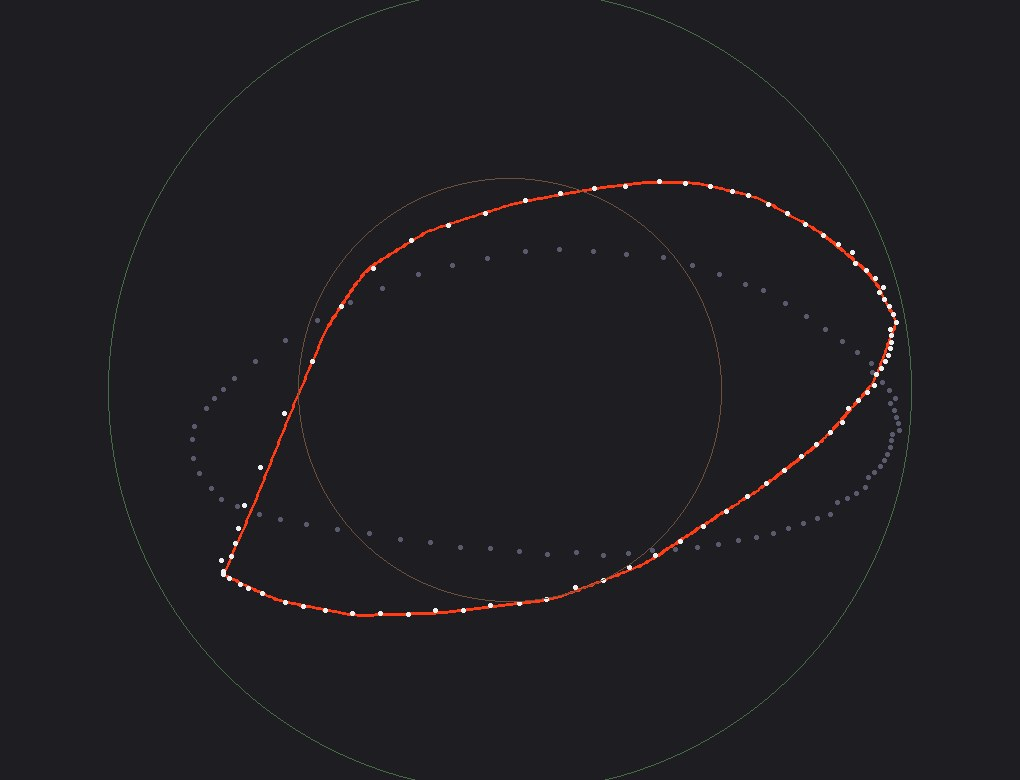

Reproduce this figure in Python.
"""The cute eye's numbers, fitted (DECISIONS 2026-11-17, cuter eyes; README.md here). The Cute eye shape key
(tools/eye_patch.py `apply`, tools/character/eyegraft.js `placeAll`: the same maths) turns the opening about the eye's
middle (CUTE_TILT) and turns each lid's edge by a profile along the opening (CUTE_UP, CUTE_LO: 17 values each). This
finds those numbers so that the opening, as the graft has it on a body, is the reference's outline
(Content/Studio/Eyes/cute_outline.json): each profile value moved by how far the lid's edge is from the outline there
(as an angle about the eye's x axis), a little smoothing each pass (more by the corners, where a profile that changes
fast creases the skin beside the lid), the tilt moved until the corners' line is the picture's; 60 passes. The pinch and the rise (CUTE_PINCH, CUTE_RISE) are chosen by eye, not fitted.

    python docs/research/cute_eye/fit.py [BODY.bin] [--write] [--picture FILE]

BODY.bin: a character's body as the Studio saves it (Content/Studio/People/<name>/body.bin; a new character's is what
the numbers in the repo were fitted on: the v2female head); none: MHR's base. --write puts the numbers into
tools/eye_patch.py and tools/character/eyegraft.js; --picture draws the opening before and after over the outline.
Then `python tools/eye_patch.py check` (EYEPATCH) holds them.
"""
import re
import sys
from pathlib import Path

import numpy as np

ROOT = Path(__file__).resolve().parents[3]
sys.path.insert(0, str(ROOT / "tools")); sys.path.insert(0, str(ROOT / "tools" / "character"))
import eye_patch as EP  # noqa: E402
import mhr  # noqa: E402

args = [a for a in sys.argv[1:] if not a.startswith("--")]
E = EP.read_bin(); M = mhr.load(); P0, T = M["points"], M["tris"]
P = np.frombuffer(Path(args[0]).read_bytes(), dtype=np.float32).reshape(-1, 3).astype(np.float64) if args else P0
side = "L"; g = E[side]; lid, u, sx = EP.fields(E, side); cl = g["ring"] == 0; uc = u[cl]; moving = np.abs(g["blink"][cl]) > 0
KNOTS = 0.5 * (1 - np.cos(np.pi * np.arange(17) / 16))      # where a profile's values stand along the opening (EP._prof)
SMOOTH_AT = np.where((np.arange(17) < 4) | (np.arange(17) > 12), 0.5, 0.06)   # how much each value is drawn toward its neighbours a pass: most by the corners, where the values stand close together (a fast change there is a crease in the skin beside the lid; a quarter of a millimetre of the outline given for it)

v0, c0, _ = EP.apply(E, side, P, P0, T, 0.0, {})
tilt0 = EP.opening(E, side, v0, c0)[2]
EP.CUTE_UP = [0.0] * 17; EP.CUTE_LO = [0.0] * 17
for it in range(60):
    v, c, r = EP.apply(E, side, P, P0, T, 0.0, {"cute": 1.0})
    A, _, tilt, length, _ = EP.opening(E, side, v, c); up, lo, want = EP.cute_target(length)
    q = (v[cl] - c) * 1000
    for sel, target, tab in ((lid[cl] > 0, up, EP.CUTE_UP), (lid[cl] < 0, lo, EP.CUTE_LO)):
        sel = sel & moving; o = np.argsort(uc[sel])
        e = np.interp(A[sel, 0], target[:, 0], target[:, 1]) - A[sel, 1]          # how far the edge is under the outline, mm
        ek = np.interp(KNOTS, uc[sel][o], e[o]); ek[0] = ek[-1] = 0               # (the corners stay: both lids meet there)
        rho = np.interp(KNOTS, uc[sel][o], np.hypot(q[sel][:, 1], q[sel][:, 2])[o])
        cz = np.interp(KNOTS, uc[sel][o], (q[sel][:, 2] / np.hypot(q[sel][:, 1], q[sel][:, 2]))[o])
        t = np.array(tab, float)
        t[1:-1] += 0.7 * np.degrees(ek[1:-1] / (rho[1:-1] * np.maximum(0.35, cz[1:-1])))
        t[1:-1] += SMOOTH_AT[1:-1] * (0.5 * (t[:-2] + t[2:]) - t[1:-1])
        tab[:] = list(t)
    EP.CUTE_TILT += 0.5 * (want - tilt)                      # (the corners are seated on the eyeball again after the turn)
EP.CUTE_TILT = round(float(EP.CUTE_TILT), 2); EP.CUTE_UP = [round(float(t), 2) for t in EP.CUTE_UP]; EP.CUTE_LO = [round(float(t), 2) for t in EP.CUTE_LO]
v, c, r = EP.apply(E, side, P, P0, T, 0.0, {"cute": 1.0}); dt, rms, most, tilt, length = EP.cute_fit(E, side, v, c)
print(f"the opening {length:.2f} mm from corner to corner; without the key its outer corner {tilt0:.2f} deg higher, with it {tilt:.2f} (the picture's {tilt - dt:.2f})")
print(f"its points {rms:.2f} mm from the picture's outline (rms), {most:.2f} at most")
fmt = lambda L: "[" + ", ".join(f"{t:g}" for t in L) + "]"
print(f"CUTE_TILT = {EP.CUTE_TILT:g}\nCUTE_UP = {fmt(EP.CUTE_UP)}\nCUTE_LO = {fmt(EP.CUTE_LO)}")

if "--write" in sys.argv:
    for f, pre, end in ((ROOT / "tools" / "eye_patch.py", "", ""), (ROOT / "tools" / "character" / "eyegraft.js", "export const ", ";")):
        s = f.read_text(encoding="utf-8")
        s = re.sub(rf"{pre}CUTE_TILT = [-\d.]+{end}", f"{pre}CUTE_TILT = {EP.CUTE_TILT:g}{end}", s)
        s = re.sub(rf"{pre}CUTE_UP = \[.*?\]{end}", f"{pre}CUTE_UP = {fmt(EP.CUTE_UP)}{end}", s)
        s = re.sub(rf"{pre}CUTE_LO = \[.*?\]{end}", f"{pre}CUTE_LO = {fmt(EP.CUTE_LO)}{end}", s)
        f.write_text(s, encoding="utf-8"); print("written:", f.relative_to(ROOT))

if "--picture" in sys.argv:
    from PIL import Image, ImageDraw
    K = 30; W, H = 34 * K, 26 * K; im = Image.new("RGB", (W, H), (30, 30, 34)); d = ImageDraw.Draw(im); px = lambda p: (W / 2 + p[0] * K, H / 2 - p[1] * K)
    A, _, tilt, length, _ = EP.opening(E, side, v, c); up, lo, _ = EP.cute_target(length)
    q = (v[cl] - c)[:, :2] * 1000; q[:, 0] *= sx; a, b = q[np.argmin(uc)], q[np.argmax(uc)]; th = np.radians(tilt); R = np.array([[np.cos(th), -np.sin(th)], [np.sin(th), np.cos(th)]])
    for C in (up, lo): d.line([px(p @ R.T + 0.5 * (a + b)) for p in C], fill=(255, 60, 20), width=3)          # the picture's outline
    q0 = (v0[cl] - c0)[:, :2] * 1000; q0[:, 0] *= sx
    for pts, col in ((q0, (90, 90, 110)), (q, (240, 240, 240))):                                                # the opening without the key, and with it
        for p in pts: d.ellipse([px(p)[0] - 2, px(p)[1] - 2, px(p)[0] + 2, px(p)[1] + 2], fill=col)
    for rad, col in ((r * 1000, (70, 110, 70)), (12 * np.sin(np.radians(36)), (110, 80, 60))):                  # the eyeball, and an iris of 36 degrees
        d.ellipse([px((-rad, rad))[0], px((-rad, rad))[1], px((rad, -rad))[0], px((rad, -rad))[1]], outline=col)
    out = sys.argv[sys.argv.index("--picture") + 1]; im.save(out); print("drawn:", out)
